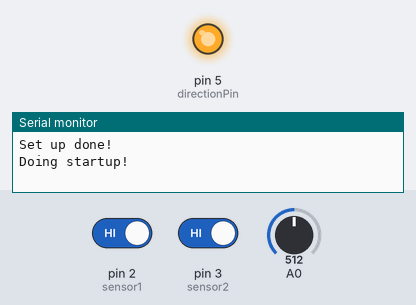
This sketch was run on a simulated Arduino Uno, built with avr-gcc and run on an emulated ATmega328P. Shown: output pins drawn as LEDs (lit = HIGH), the last lines printed to the serial monitor. The inputs (shaded band) are chosen by the test bench; at power-on: pin 2 (sensor1) HIGH, pin 3 (sensor2) HIGH, A0 = 512. Pins used as bus, display or sensor lines are not drawn.

Above: at 0.8 s.
0.9 s: pin 2 (sensor1) driven LOW
At 1.2 s:
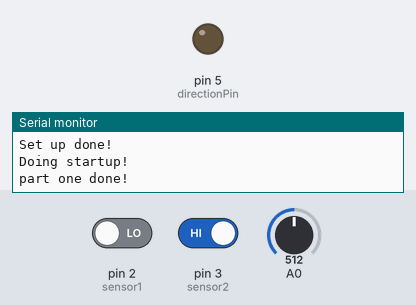
2.4 s: pin 3 (sensor2) driven LOW
At 3.9 s:
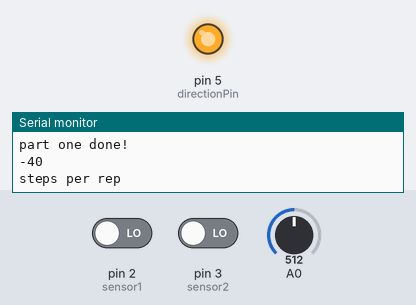
5.4 s: pin 3 (sensor2) driven HIGH
At 6.0 s:
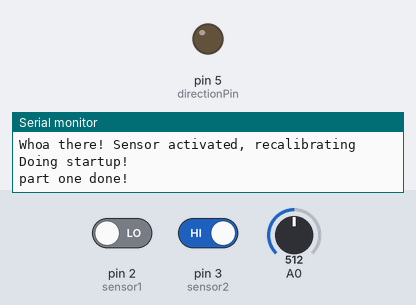
Timing chart, 0 to 8.4 s (numbered marks = the images above; inputs shaded):
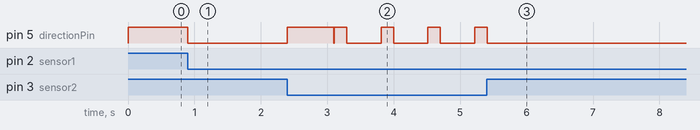

The sketch:

Pump_Arduino.ino
```cpp
int sensor1 = 2;
int sensor2 = 3;
int stepperPin = 4;
int directionPin = 5; //High toward Sensor 1, Low toward sensor 2 (subject to change)
int stepsPerRep = 0;
int steps = 0;
int n = 0;
int safeSteps = 20;
int startupSpeed = 9803; // sets the speed to min for start up
int stepsFromEnd;
bool dir = true; //true is HIGH
int i;
int slowSteps = 30;
int speedAtTurn = 10000;


unsigned long pps; //pulses per second
unsigned long microsDelay;
unsigned long lastPulseTime = 0;
unsigned long currentTime;
unsigned long minStepsSec = 100;  // 0.25 rev/sec
unsigned long maxStepsSec = 400;  // 1 rev/sec
unsigned long stepsPerRev = 400;
unsigned long speedVal = 0;


void setup() {
  // put your setup code here, to run once:
  Serial.begin(19200);
  pinMode(sensor1, INPUT);
  pinMode(sensor2, INPUT);
  pinMode(stepperPin, OUTPUT);
  pinMode(directionPin, OUTPUT);

  Serial.println("Set up done!");
  startup();
}

void takeStep() {  //takes a step
  digitalWrite(stepperPin, HIGH); // Set the pin to HIGH
  delayMicroseconds(5);
  digitalWrite(stepperPin, LOW); // Set the pin to LOW
}

void changeDirection() {

  if (dir == false) {
    dir = true;
    digitalWrite(directionPin, HIGH);
    Serial.println("Direction changed to high");
    return;
  }
  if (dir == true) {
    digitalWrite(directionPin, LOW);
    dir = false;
    Serial.println("Direction changed to low");
  }
}

void startup() {
  Serial.println("Doing startup!");
  steps = 0;

  digitalWrite(directionPin, HIGH);  //go toward sensor 1
  while (digitalRead(sensor1) == HIGH) {
    currentTime = micros();
      if (currentTime - lastPulseTime > startupSpeed) {
        takeStep();
        lastPulseTime = currentTime;
      }
  }
  Serial.println("part one done!");
  digitalWrite(directionPin, LOW);  //go toward sensor two and count how far it is
  while (digitalRead(sensor2) == HIGH) {
    currentTime = micros();
    if (currentTime - lastPulseTime > startupSpeed) {
      takeStep();
      steps++;
      lastPulseTime = currentTime;
    }
  }
  stepsPerRep = steps - 2*safeSteps;
  Serial.println(stepsPerRep );
  Serial.println("steps per rep");

  digitalWrite(directionPin, HIGH);
  i = 0;
  while(i < safeSteps) {
    currentTime = micros();
    if (currentTime - lastPulseTime > startupSpeed) {
      takeStep();
      i++;
      lastPulseTime = currentTime;
    }
  }
  Serial.print(i);
  Serial.println(" Safe steps taken");
  Serial.println("Startup done!");
}

void loop() {
  // put your main code here, to run repeatedly:
  //delay(10);
  currentTime = micros();
  speedVal = analogRead(A0);
  pps = ((speedVal-(unsigned long)23)*(maxStepsSec - minStepsSec))/1000 + minStepsSec;
  microsDelay =  1000000 / pps;

  if (speedVal > 24){

    if (digitalRead(sensor1) == LOW  || digitalRead(sensor2) == LOW) {
    delay(500);
    n = 0;
    dir = true;
    Serial.println("Whoa there! Sensor activated, recalibrating");
    startup();
  }

  if(n > stepsPerRep - slowSteps){
    microsDelay = microsDelay + ((n-(stepsPerRep-slowSteps)) * (unsigned long)((speedAtTurn-microsDelay)/((float)slowSteps)));
  }

  if(n <= slowSteps){
    microsDelay = microsDelay + (slowSteps - n) * (unsigned long)((speedAtTurn-microsDelay)/((float)slowSteps));
  }
  // int j;
  // if (j = 100) {
  //   Serial.println(microsDelay);
  // }
  // j++;
  if (n < stepsPerRep) {
    if (currentTime - lastPulseTime > microsDelay) {
    takeStep();
    // if (n % 10 == 0)
    //   Serial.println(microsDelay);
    n++;
    lastPulseTime = currentTime;
    }
  }
  else {
    changeDirection();
    //Serial.println(n);
    //Serial.printl("steps taken");
    n = 0;
  }

  }
  else {
    Serial.println("Speed is too low");
    delay(500);
  }
}
```

Measured:
- after the input at 0.9 s, pin 5 (directionPin): HIGH → LOW at once
- after the input at 2.4 s, pin 5 (directionPin): goes HIGH 0.70 s, LOW 0.01 s, 3 × (HIGH 0.19 s, LOW 0.52 s), then HIGH, starting at once
- after the input at 5.4 s, pin 5 (directionPin): goes on until 5.4 s, then stays LOW
